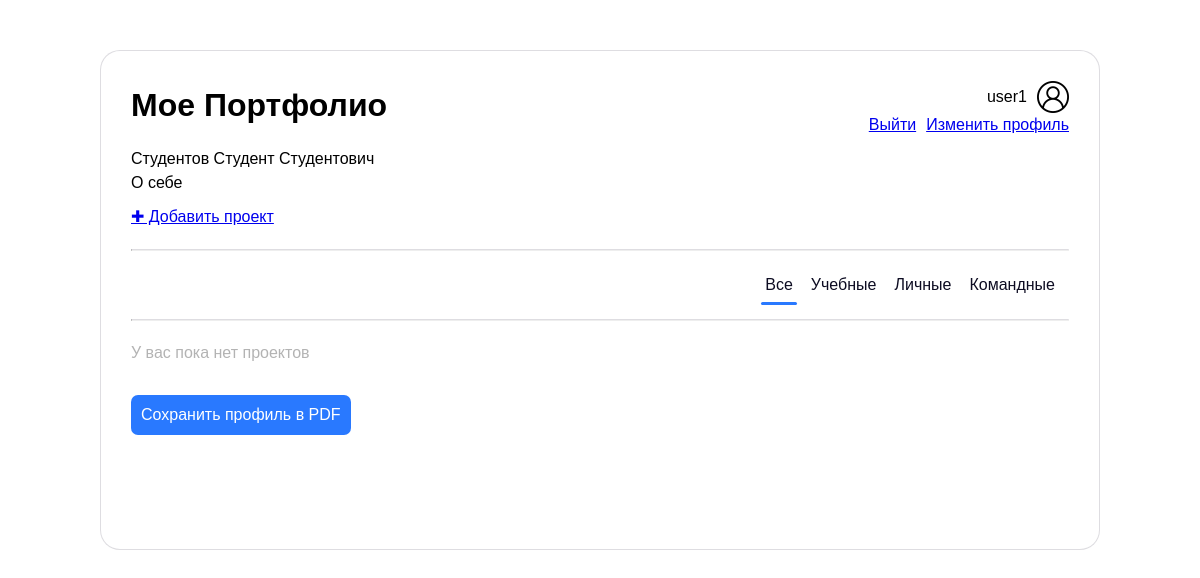
Page / (signed in) on the earlier database version.
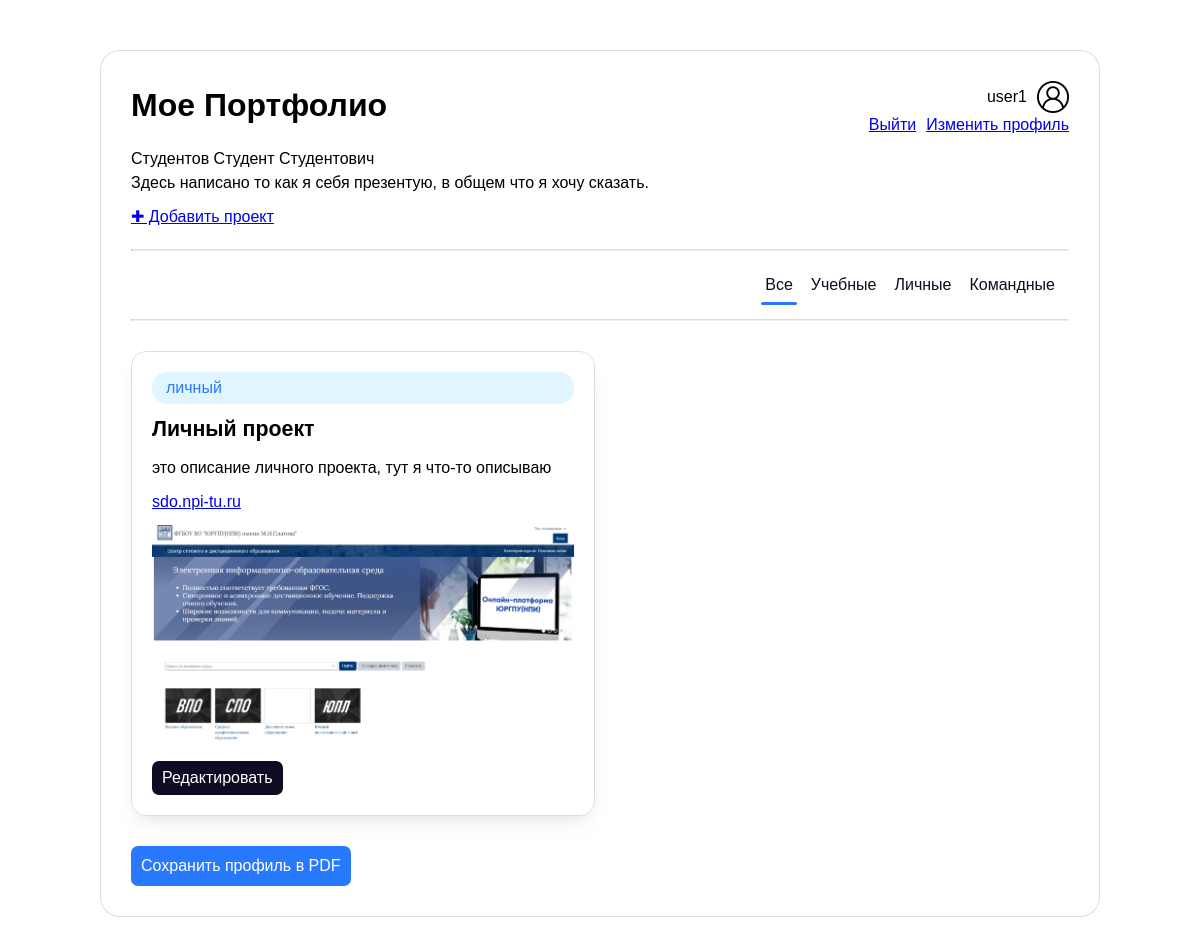
Same page on the later database version.
### tables this page shows
CREATE TABLE users (
            id INTEGER PRIMARY KEY AUTOINCREMENT,
            username TEXT UNIQUE NOT NULL,
            password_hash TEXT NOT NULL,
            first_name TEXT,
            last_name TEXT,
            middle_name TEXT,
            description TEXT,
            age INTEGER,
            university TEXT,
            year INTEGER
        );

CREATE TABLE projects (
        id INTEGER PRIMARY KEY AUTOINCREMENT,
        user_id INTEGER NOT NULL,
        title TEXT NOT NULL,
        description TEXT NOT NULL,
        links TEXT,
        category TEXT NOT NULL CHECK(category IN ('учебный', 'личный', 'командный')),
        image_path TEXT,
        created_at TIMESTAMP DEFAULT CURRENT_TIMESTAMP,
        FOREIGN KEY (user_id) REFERENCES users(id)
        );

### app.py (the view)
@app.route('/', methods=['GET', 'POST'])
def index():
    if 'username' in session:
        username = session['username']
        profile = get_user_profile(username)
        projects = get_user_projects(username)
        return render_template('index.html',
                               current_user=username,
                               profile=profile,
                               projects=projects,
                               is_public=False)
    else:
        users = get_all_users()
        return render_template('public_users.html', users=users)

### app.py (called while the page is built)
def get_user_profile(username):
    conn = sqlite3.connect(DATABASE)
    conn.row_factory = sqlite3.Row
    c = conn.cursor()
    c.execute('''
        SELECT first_name, last_name, middle_name, description, age, university, year
        FROM users WHERE username = ?
    ''', (username,))
    row = c.fetchone()
    conn.close()
    return {key: row[key] for key in row.keys()} if row else None

def get_user_projects(username):
    conn = sqlite3.connect(DATABASE)
    conn.row_factory = sqlite3.Row
    c = conn.cursor()
    try:
        c.execute('SELECT id FROM users WHERE username = ?', (username,))
        user = c.fetchone()
        user_id = user['id']
        c.execute('''
            SELECT id, title, description, links, category, image_path, created_at
            FROM projects
            WHERE user_id = ?
            ORDER BY created_at DESC
        ''', (user_id,))
        return c.fetchall()
    except Exception as e:
        app.logger.error(f'Ошибка при получении проектов пользователя {username}: {str(e)}')
        return []
    finally:
        conn.close()

### templates/index.html (shortened to what this page needs)
<!DOCTYPE html>
<html lang="ru">
<head>
    <link rel="stylesheet" href="/static/reset.css">
    <link rel="stylesheet" href="/static/style.css">
</head>
<body>
    <div class="container index-container">
        <div class="header">
            {% if not is_public %}
                <h1>Мое Портфолио</h1>
                <div class="user-container">
                    <div class="user">
                        <span>{{ current_user }}</span>
                        <img src="{{ url_for('static', filename='img/user.png') }}" alt="{{ current_user }}" style="margin-left: 10px;" height="32">
                    </div>
                    <div class="options">
                        <p><a href="{{ url_for('logout') }}">Выйти</a></p>
                        <p><a href="{{ url_for('edit') }}">Изменить профиль</a></p>
                    </div>
                </div>
            {% else %}
                <h1>Портфолио {{ current_user }}</h1>
                <div class="options">
                    <p><a href="{{ url_for('login') }}">Войти</a></p>
                    <p><a href="{{ url_for('index') }}">На Главную</a></p>
                </div>
            {% endif %}
        </div>
        <div class="biography">
            {% set full_name = [profile.last_name, profile.first_name, profile.middle_name] | select('string') | join(' ') %}
            {% if full_name or profile.description %}
                <p>{{ full_name }}</p>
                <p>{{ profile.description or '' }}</p>
            {% endif %}
        </div>
        <div class="projects-container">
            {% if not is_public %}
                <a href="{{ url_for('add_project') }}">&#10010; Добавить проект</a>
            {% endif %}
            <hr class="margin10">
            <div class="filters">
                <button class="filter-btn" data-category="all">Все</button>
                <button class="filter-btn" data-category="учебный">Учебные</button>
                <button class="filter-btn" data-category="личный">Личные</button>
                <button class="filter-btn" data-category="командный">Командные</button>
            </div>
            <hr>
            {% if projects %}
                <div class="project-list">
                    {% for project in projects %}
                        <div class="project-card" data-category="{{ project.category }}">
                            <div class="project-category
                                {% if project.category == 'учебный' %}category-study
                                {% elif project.category == 'личный' %}category-personal
                                {% elif project.category == 'командный' %}category-team
                                {% endif %}">
                                {{ project.category }}
                            </div>
                            <h3 class="project-title">{{ project.title }}</h3>
                            <p>{{ project.description }}</p>
                            <a href="{% if not project.links.startswith('http') %}https://{% endif %}{{ project.links }}" target="_blank">{{ project.links }}</a>
                            {% if project.image_path %}
                                <img src="{{ url_for('static', filename='img/' + project.image_path) }}" alt="{{ project.title }}">
                            {% endif %}
                            {% if not is_public %}
                                <div class="btns-container">
                                    <a href="{{ url_for('edit_project', project_id=project.id) }}">
                                        <button type="button">Редактировать</button>
                                    </a>
                                </div>
                            {% endif %}
                        </div>
                    {% endfor %}
                </div>
            {% else %}
                {% if not is_public %}
                    <p class="empty margin10">У вас пока нет проектов</p>
                {% else %}
                    <p class="empty margin10">У этого пользователя пока нет проектов</p>
                {% endif %}
            {% endif %}
        </div>
        {% if not is_public %}
            <a href="{{ url_for('export_pdf') }}" class="def-btn pdf-btn margin10" target="_blank">Сохранить профиль в PDF</a>
        {% endif %}
    </div>
</body>
</html>

### static/style.css (style rules this page uses)
.header { display: flex; justify-content: space-between; }
.user-container { display: flex; flex-direction: column; }
.user { display: flex; justify-content: end; align-items: center; }
.options { display: flex; justify-content: end; align-items: center; gap: 10px; }
.container { margin: 100px auto; width: 400px; padding: 30px; display: flex; flex-direction: column; gap: 10px; border: 1px rgba(219, 218, 222, 0.9) solid; border-radius: 20px; background-color: #fff; font-size: 12pt; color:#000; }
.def-btn { background-color: #0d0c22; color: #fff; height: 40px; border: none; border-radius: 7px; }
button,a { transition: .2s; }
.margin10 { margin-top: 20px; }
.index-container, .main-container { margin: 50px auto; width: 1000px; min-height: 500px; }
.project-list { display: flex; flex-wrap: wrap; gap: 20px 10px; margin-top: 30px; }
.project-card { display: flex; flex-direction: column; gap: 10px; flex: 0 1 calc(50% - 5px); box-sizing: border-box; border: 1px rgba(219, 218, 222, 0.9) solid; border-radius: 15px; padding: 20px; box-shadow: rgba(50, 50, 93, 0.05) 0px 13px 27px -5px, rgba(0, 0, 0, 0.10) 0px 8px 16px -8px; }
.project-card img { border-radius: 7px; }
.project-category { padding: 4px 14px; width: 100%; border-radius: 15px; }
.category-personal { background-color: #E1F5FE; color: #2979FF; }
.project-title { font-size: 16pt; }
.btns-container { display: flex; justify-content: start; gap: 10px; }
.project-card button { padding: 5px 10px; border-radius: 7px; background-color: #0d0c22; color: #fff; border: none; }
hr { border-top: 1px solid rgba(219, 218, 222, 0.9); }
.filters { margin: 20px 10px 20px 0; display: flex; justify-content: end; gap: 10px; }
.filter-btn { padding: 2px 4px; background-color: transparent; position: relative; border: none; color: #0d0c22; }
.filter-btn.active::after { content: ''; position: absolute; bottom: -6px; left: 0; width: 100%; height: 3px; background-color: #2979FF; border-radius: 2px; opacity: 1; }
.pdf-btn { background-color: #2979FF; color: #fff; width: fit-content; padding: 5px 10px; text-decoration: none; line-height: 30px; }

Differences in the rows shown:
changed users "user1": description "О себе" → "Здесь написано то как я себя презентую, в общем что я хочу сказать."
added projects: category "личный", title "Личный проект", description "это описание личного проекта, тут я что-то описываю", links "sdo.npi-tu.ru", image_path (picture)
Other differences:
text no longer shown: "У вас пока нет проектов"
